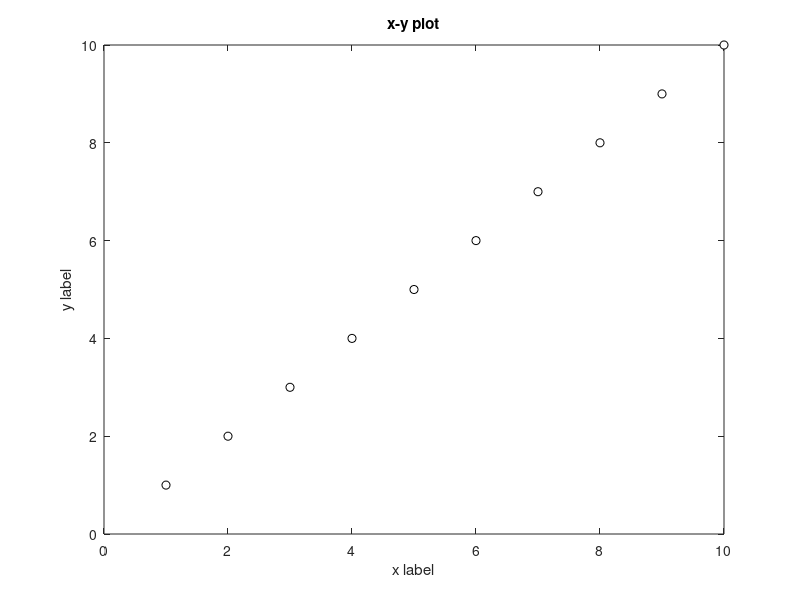

Recreate this plot in MATLAB. (Note: this script raises an error after producing the figure.)
%% SIMPLE X-Y PLOT WITH BLACK-FILLED MARKERS
figure
plot(1:10,1:10,'ko','MarkerEdgeColor','k','MarkerFaceColor','w')
xlabel('x label')
ylabel('y label')
title('x-y plot')

% print
print('-depsc2','-loose','xy_plot')

% tidy up
pretty_xyplot

% prepare output
readyforprint([3 3],8,'r','w',0.5)

% print
print('-depsc2','-loose','nice_xy_plot')
fixPSlinestyle('nice_xy_plot.eps','nice_xy_plot.eps');

% and a jpeg, because we need it for the Mathworks website
print('-djpeg','nice_xy_plot')


%% PEAKS FUNCTION

% generate the plot
figure
[X,Y,Z] = peaks(30);
subplot(1,2,1)
surfc(X,Y,Z)
colormap hsv
axis([-3 3 -3 3 -10 5])
xlabel('x label')
ylabel('y label')
zlabel('z label')
title('Surface Plot')

subplot(1,2,2)
contourf(X(1,:),Y(:,1),Z)
colormap hsv
axis([-3 3 -3 3])
set(gca,'DataAspectRatio',[1 1 1])
xlabel('x label')
ylabel('y label')
title('Rotated Surface Plot')
cb = colorbar('Location','SouthOutside')
set(get(cb,'XLabel'),'String','Value')
legend('Peaks Function')
set(legend,'Location','NorthEast')

% print
print('-depsc2','-loose','raw_peaks')

% tidy up
pretty_xyplot
caxis([-10 10])

% prepare output
readyforprint([6 3.5],8,'k','w',0.5)

% print
print('-depsc2','-loose','nice_peaks')
fixPSlinestyle('nice_peaks.eps','nice_fixed_peaks.eps');

% and a jpeg, because we need it for the Mathworks website
print('-djpeg','nice_peaks')

%% close the figure we just created
close

%% SCATTER PLOT
figure
x = 1:25;
y = randg(10,25,1);
gscatter(x,y, floor(y/5))

xlabel('x label')
ylabel('y label')
title('Gscatter Using Random Numbers')
set(legend,'Location','Best')

% print
print('-depsc2','-loose','random_numbers')

% tidy up
pretty_xyplot

% prepare output
readyforprint([3 3],8,'b','w',0.5)

% print
print('-depsc2','-loose','nice_random_numbers')
fixPSlinestyle('nice_random_numbers.eps','nice_random_numbers.eps');
print('-djpeg','nice_random_numbers')